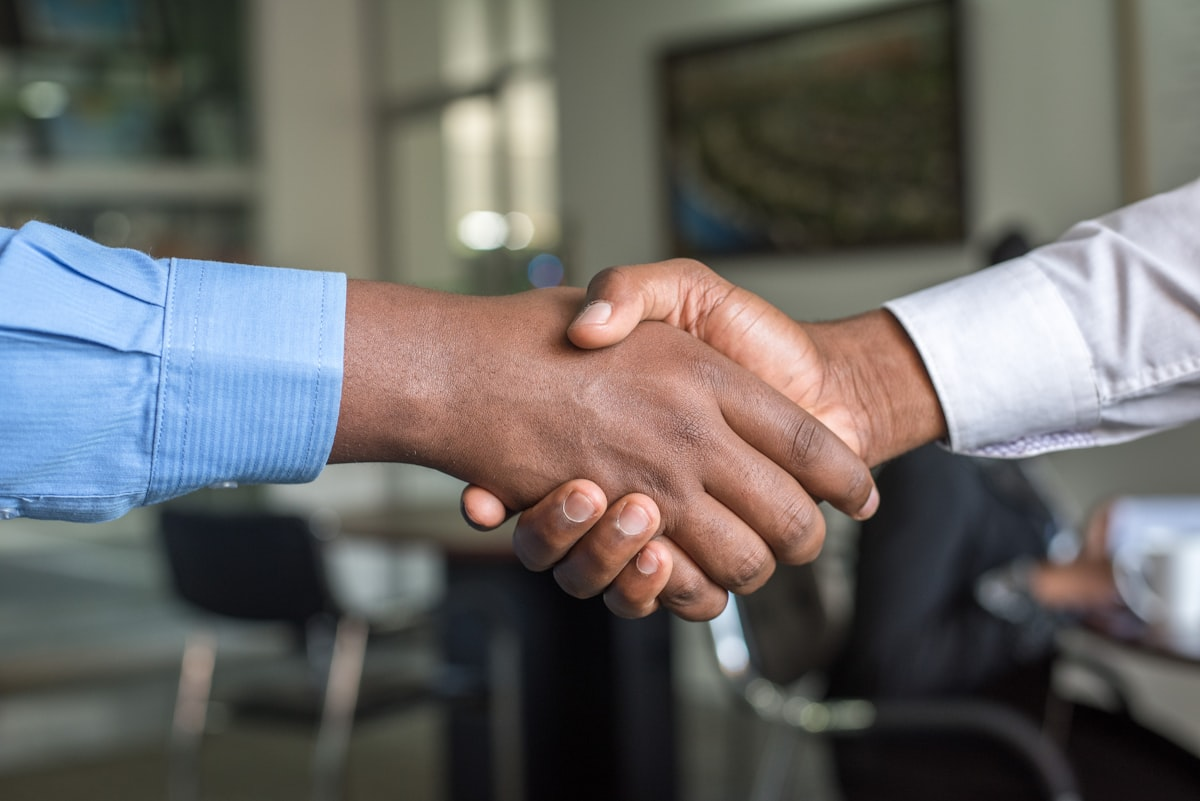
#> input picture instagram-posts/post-10-risco-compartilhado/_bg/bg-capa.jpg, 1200 x 801 px, found by its file name
$ python _gen_slides_v5.py
#> lines starting #> are read from the running program, lines starting #| are printed output that depends on the picture
#!/usr/bin/env python3
"""V5 - gera os 23 slides dos 6 posts restantes do bundle W24-W25.

Posts: 12 (Tema 69 mecanica), 13 (Caso R$380k), 14 (ICMS dest/recolh),
       15 (Diagnostico 45min), 16 (Pre-2017), 17 (LC 224/2025).

Mesmo padrao V4: verde-petroleo, fotos tematicas com overlay 85-88%,
logo circular mascarada + RENEGOCIA bold, serif NewYork para titulos
e numeros, kicker numerado, citacao italico, CTA simples.
"""
from PIL import Image, ImageDraw, ImageFont, ImageFilter, ImageEnhance
from pathlib import Path

W, H = 1024, 1024

BG_DEEP   = (13, 53, 48)
BG_FOOTER = (8, 38, 33)
WHITE     = (245, 245, 240)
GOLD      = (200, 169, 106)
BEIGE     = (216, 191, 142)
DIM2      = (185, 195, 188)
ORANGE    = (217, 142, 85)

ROOT = Path.home() / "Documents/GitHub/renegociaconsultoria"
SFNS  = "/System/Library/Fonts/SFNS.ttf"
NY    = "/System/Library/Fonts/NewYork.ttf"
NY_IT = "/System/Library/Fonts/NewYorkItalic.ttf"
LOGO_PATH = ROOT / "brand-manual/brand/logo-circle.png"


def font(p, s): return ImageFont.truetype(p, s)


def make_logo(size=60):
    raw = Image.open(LOGO_PATH).convert("RGB").resize((size, size), Image.LANCZOS)
    mask = Image.new("L", (size, size), 0)
    ImageDraw.Draw(mask).ellipse([(0, 0), (size - 1, size - 1)], fill=255)
    out = Image.new("RGBA", (size, size), (0, 0, 0, 0))
    out.paste(raw, (0, 0), mask)
    return out


def photo_bg(photo_path, opacity_overlay=0.86):
#> called with opacity_overlay = 0.86
    bg = Image.open(photo_path).convert("RGB")
#> bg is the input picture: PIL image 1200x801 RGB; mean R, G, B 105.7, 103.8, 101.7
    w, h = bg.size
#> w = 1200; h = 801
    s = min(w, h)
#> s = 801
    bg = bg.crop(((w - s) // 2, (h - s) // 2, (w + s) // 2, (h + s) // 2))
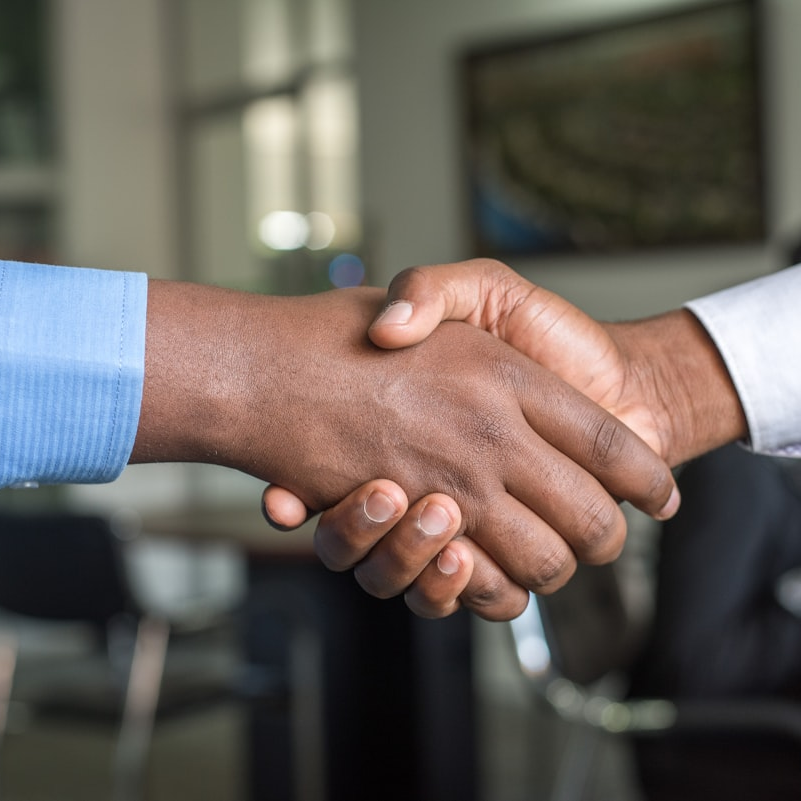
#> bg: PIL image 801x801 RGB; mean R, G, B 102.8, 94.8, 88.4
    bg = bg.resize((W, H), Image.LANCZOS)
#> bg: PIL image 1024x1024 RGB
    bg = ImageEnhance.Color(bg).enhance(0.45)
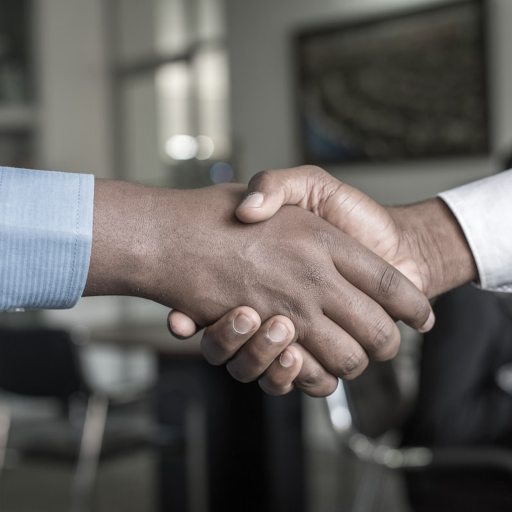
#> bg: PIL image 1024x1024 RGB (shown at 1/2 size); mean R, G, B 98.9, 95.3, 92.3
    bg = ImageEnhance.Brightness(bg).enhance(0.55)
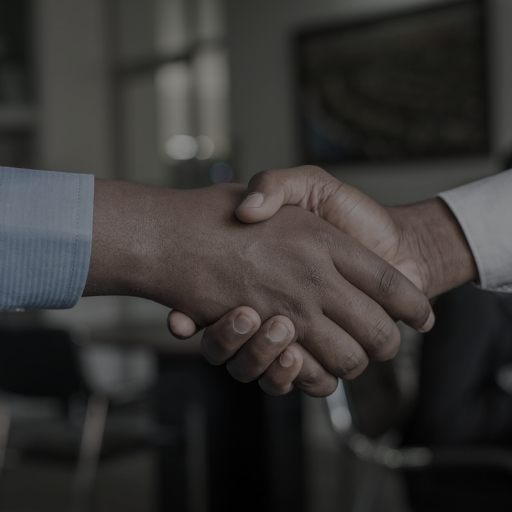
#> bg: PIL image 1024x1024 RGB (shown at 1/2 size); mean R, G, B 53.9, 51.9, 50.3
    bg = bg.filter(ImageFilter.GaussianBlur(1.5))
    overlay = Image.new("RGB", (W, H), BG_DEEP)
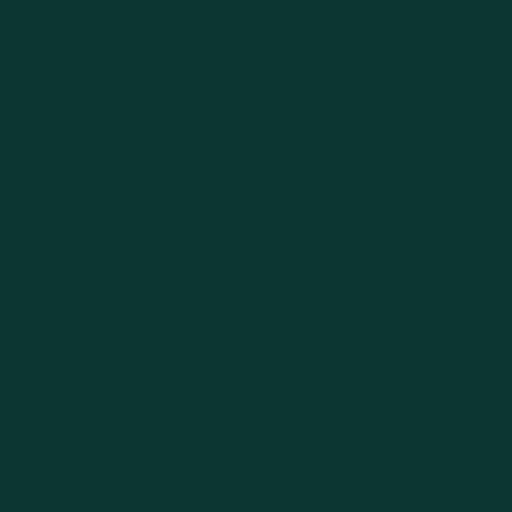
#> overlay: PIL image 1024x1024 RGB (shown at 1/2 size); mean R, G, B 13, 53, 48
    return Image.blend(bg, overlay, opacity_overlay)


def solid_bg(): return Image.new("RGB", (W, H), BG_DEEP)


# [12 lines left out: function wrap, not called in this run]


def add_chrome(im, draw, slide_num, kicker_text, show_swipe=False):
    draw.rectangle([(0, 0), (W, 5)], fill=GOLD)
    footer_h = 120
    draw.rectangle([(0, H - footer_h), (W, H)], fill=BG_FOOTER)
    draw.rectangle([(0, H - footer_h), (W, H - footer_h + 2)], fill=GOLD)
    logo = make_logo(60)
    logo_x, logo_y = 50, H - footer_h + 30
    im.paste(logo, (logo_x, logo_y), logo)
    f_brand = font(SFNS, 30)
    bx, by = logo_x + 78, logo_y + 14
    for ox, oy in [(0, 0), (1, 0), (0, 1), (1, 1)]:
        draw.text((bx + ox, by + oy), "RENEGOCIA", font=f_brand, fill=WHITE)
    f_h = font(SFNS, 22)
    draw.text((W - 50, H - footer_h + 47), "@renegocia.tributario",
              font=f_h, fill=DIM2, anchor="rm")
    f_k = font(SFNS, 20)
    draw.text((75, 72), f"—   {str(slide_num).zfill(2)}  ·  {kicker_text.upper()}",
              font=f_k, fill=GOLD)
    if show_swipe:
        f_s = font(SFNS, 22)
        draw.text((W - 50, H - footer_h - 22), "→  deslize",
                  font=f_s, fill=ORANGE, anchor="rm")


# [66 lines left out: functions title_serif, numbered_serif, bullet, cta_simple, dots_decor, quote_italic, not called in this run]


# ============================================================
# POST 12 — TESE — Tema 69 mecanica
# ============================================================
out = ROOT / "instagram-posts/post-12-tema69-mecanica"

im = photo_bg(out / "_bg/bg-capa.jpg", 0.86)
d = ImageDraw.Draw(im)
#> (the run stopped early here; a loop or call above may not have finished)

$ run again, with instagram-posts/post-10-risco-compartilhado/_bg/bg-razoes.jpg copied over instagram-posts/post-10-risco-compartilhado/_bg/bg-capa.jpg
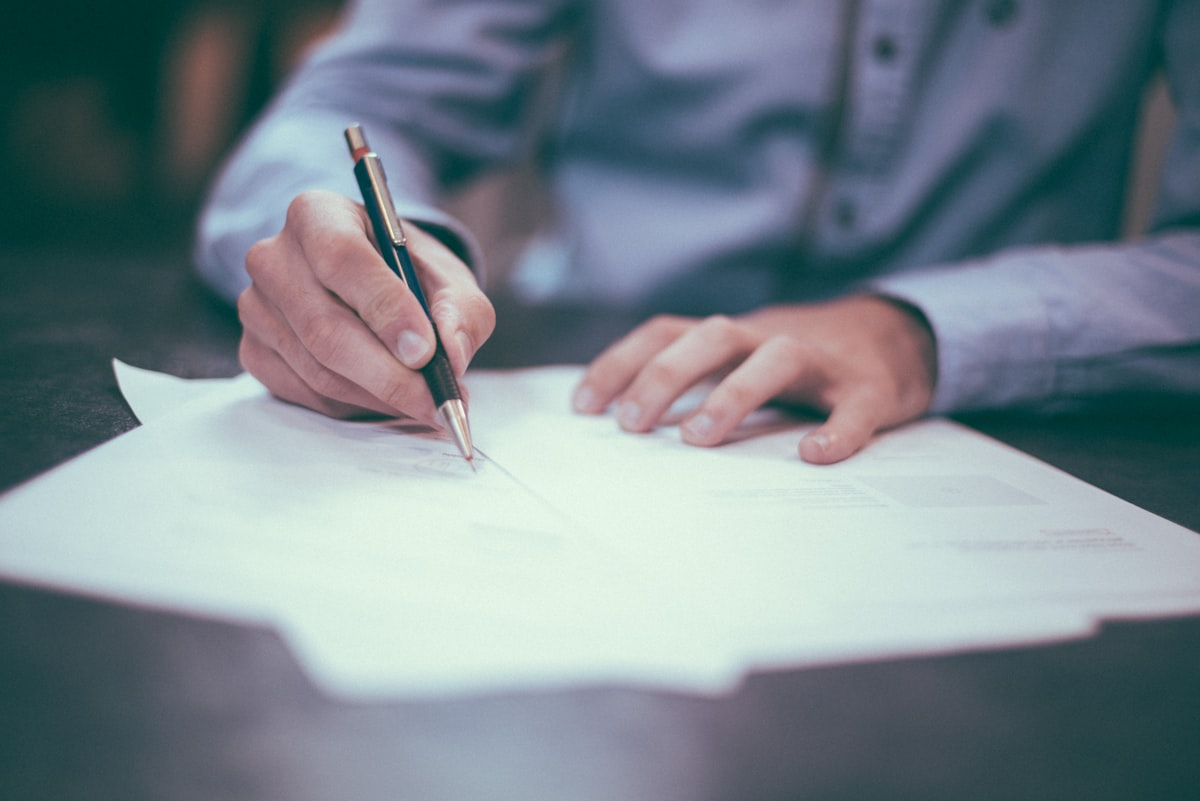
#> input picture instagram-posts/post-10-risco-compartilhado/_bg/bg-razoes.jpg, 1200 x 801 px, found by its file name
#> in photo_bg, bg is the input picture: PIL image 1200x801 RGB; mean R, G, B 120.6, 133.1, 141.1
#> in photo_bg, `bg = bg.crop(((w - s) // 2, (h - s) // 2, (w + s) // 2, (h + s) // 2))`:
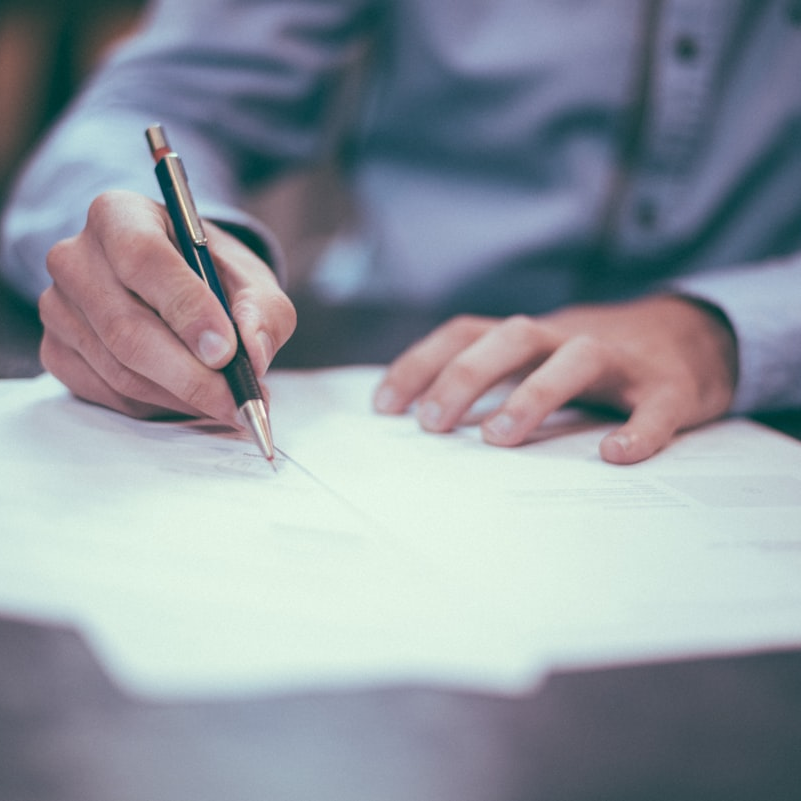
#> bg: PIL image 801x801 RGB; mean R, G, B 142.8, 150.1, 158.8
#> in photo_bg, `bg = ImageEnhance.Brightness(bg).enhance(0.55)`:
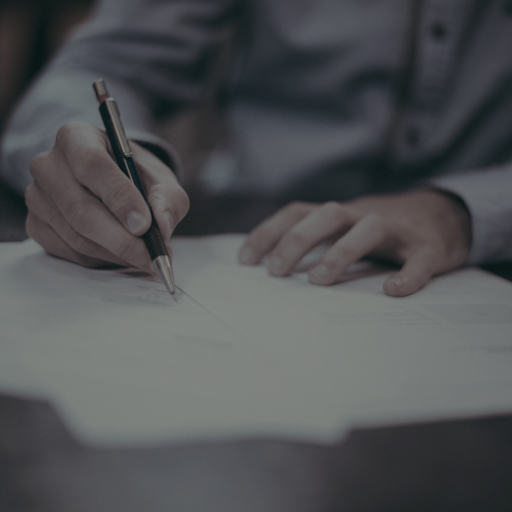
#> bg: PIL image 1024x1024 RGB (shown at 1/2 size); mean R, G, B 79.7, 81.5, 83.6
